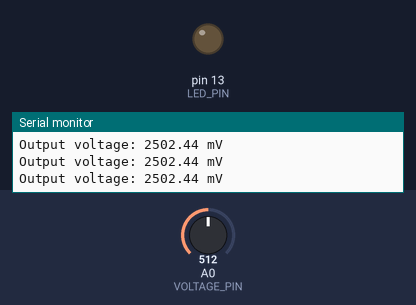
The sketch below on a simulated Arduino Uno, built with avr-gcc and run on an emulated ATmega328P. Parts: output pins drawn as LEDs (lit = HIGH), the last lines printed to the serial monitor. Inputs (shaded band) come from the test bench; at power-on: A0 (VOLTAGE_PIN) = 512.

Above: at 1.3 s.
1.4 s: A0 (VOLTAGE_PIN) set to 912
2.9 s: A0 (VOLTAGE_PIN) set to 933
At 3.5 s:
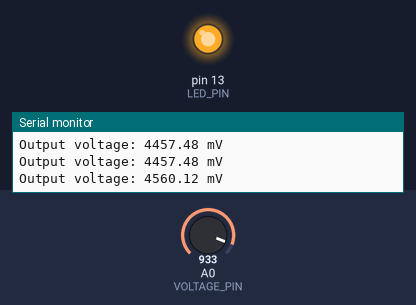
4.5 s: A0 (VOLTAGE_PIN) set to 900
At 5.7 s:
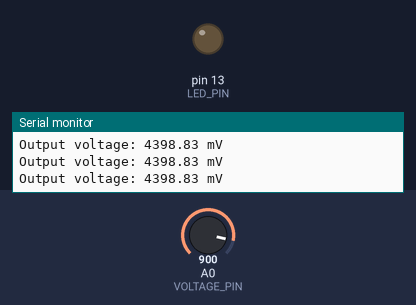
6.0 s: A0 (VOLTAGE_PIN) set to 1023
At 7.1 s:
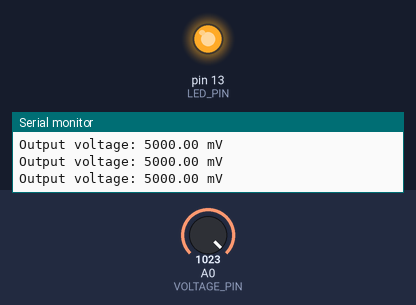
Timing chart, 0 to 8.5 s (numbered marks = the images above; inputs shaded):
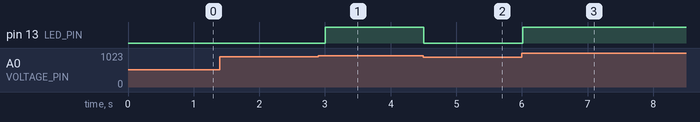

The sketch:

breadboard_power_supply_module.ino
```cpp
const int VOLTAGE_PIN = A0;  // analog pin for reading voltage
const int LED_PIN = 13;  // digital pin for LED indicator

void setup() {
  pinMode(LED_PIN, OUTPUT);

  // initialize Serial communication
  Serial.begin(9600);
}

void loop() {
  // read voltage from Breadboard Power Supply
  int voltage = analogRead(VOLTAGE_PIN);

  // calculate voltage in millivolts
  float mV = voltage * (5000.0 / 1023.0);

  // turn on LED if voltage is within range (4.5-5.5V)
  if (mV >= 4500 && mV <= 5500) {
    digitalWrite(LED_PIN, HIGH);
  } else {
    digitalWrite(LED_PIN, LOW);
  }

  // print voltage on Serial monitor
  Serial.print("Output voltage: ");
  Serial.print(mV);
  Serial.println(" mV");

  delay(500);
}
```

Measured:
- the behaviour switches between 920 and 921 on A0 (VOLTAGE_PIN) (found by bisection; images 0 and 1)
- after the input at 2.9 s, pin 13 (LED_PIN): LOW → HIGH after 0.11 s
- after the input at 4.5 s, pin 13 (LED_PIN): HIGH → LOW at once
- after the input at 6.0 s, pin 13 (LED_PIN): LOW → HIGH at once
